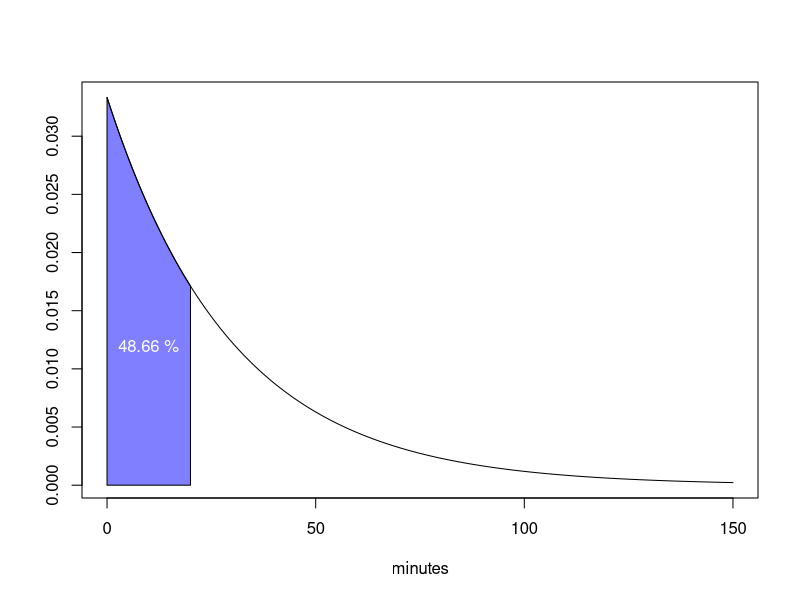

Generate this figure with R: (Note: a time limit stopped this script after it produced the figure.)
## ---- chunk 1
knitr::opts_chunk$set(echo = TRUE)
## ---- chunk 2
flip_coins <- function(n, p) {
  flips <- integer()
  
  for (i in 1:n) {
    flips[i] <- sample(c(0, 1), 1, prob = c(1 - p, p))
  }
	
  return (flips)
}   
## ---- chunk 3
n <- 3  
p <- 1/2
trials <- 100000

res <- replicate(trials, flip_coins(n = n, p = p))
x <- apply(res, 2, sum)
prob_x_1 <- length(x[x == 1]) / trials
expectation <- mean(x)

cat("P(X=1)=", prob_x_1, "\tE(X)=", expectation)
## ---- chunk 4
n <- 3  
p <- 3/4
trials <- 100000

res <- replicate(trials, flip_coins(n = n, p = p))
x <- apply(res, 2, sum)
prob_x_1 <- length(x[x == 1]) / trials
expectation <- mean(x)

cat("P(X=1)=", prob_x_1, "\tE(X)=", expectation)
## ---- chunk 5
pick_ace_std_deck <- function() {
  # We are going to consider the 4 suits of deck but skipping the jokers.
  # Also we are taking into account the next symbology for each suit:
    # c: clubs
    # d: diamonds
    # h: hearts
    # s: spades
  # and likewise
  # a: ace
  # j: jack
  # q: queen
  # k: king
  deck <- c("a_c", "2_c", "3_c", "4_c", "5_c", "6_c", "7_c", "8_c", "9_c", "10_c", "j_c", "q_c", "k_c",
                            "a_d", "2_d", "3_d", "4_d", "5_d", "6_d", "7_d", "8_d", "9_d", "10_d", "j_d", "q_d", "k_d",
                            "a_h", "2_h", "3_h", "4_h", "5_h", "6_h", "7_h", "8_h", "9_h", "10_h", "j_h", "q_h", "k_h",
                            "a_s", "2_s", "3_s", "4_s", "5_s", "6_s", "7_s", "8_s", "9_s", "10_s", "j_s", "q_s", "k_s")
  total_cards <- length(deck)
  picked_cards <- character()
  ace <- FALSE
  i <- 1
  
  while (ace == FALSE) {
    picked_cards[i] <- sample(deck, 1, prob = rep(c(1 / total_cards), total_cards))
    if (substr(picked_cards[i], 1, 1) == "a")
      ace <- TRUE
    else
      i <- i + 1
  }
  #print(picked_cards)
  
  return(i)
}
## ---- chunk 6
trials <- 100000
res <- replicate(trials, pick_ace_std_deck())
cards_required_mean <- mean(res)
cards_required_var <- var(res)

cat("Mean=", cards_required_mean, "\tVariance=", cards_required_var)
## ---- chunk 7
n <- 1000000 # number of observations
ari_mean <- 30
rate <- 1 / ari_mean

set.seed(1)
rand_gen_exp <- rexp(n, rate)
prob_x_20 <- length(rand_gen_exp[rand_gen_exp <= 20]) / n

cat("P(X<=20) =", prob_x_20)
## ---- chunk 8
exp_area <- function(rate, lb, ub, acolor = "lightgray") {
    x <- seq(0, 150, 0.01) 
    
    if (missing(lb)) {
       lb <- min(x)
    }
    if (missing(ub)) {
        ub <- max(x)
    }

    x2 <- seq(lb, ub, length = 100)    
    plot(x, dexp(x, rate = rate), type = "n", xlab = "minutes", ylab = "")
   
    y <- dexp(x2, rate = rate)
    polygon(c(lb, x2, ub), c(0, y, 0), col = acolor)
    lines(x, dexp(x, rate = rate), type = "l")
}

# Calculate exact probability
exact_prob_x_20 <- pexp(20, rate = 1 / ari_mean)
percentage <- round(exact_prob_x_20 * 100, 2)

# Plotting the distribution
exp_area(rate, lb = 0, ub = 20, acolor = rgb(0, 0, 1, alpha = 0.5))
text(10, 0.012, paste(as.character(percentage) ,"%"), col = "white", cex = 1)
## ---- chunk 9
# gamblersruin.R
# Example 1.11

# gamble(k, n, p)
  #   k: Gambler's initial state
  #   n: Gambler plays until either $n or Ruin
  #   p: Probability of winning $1 at each play
  #   Function returns 1 if gambler is eventually ruined
  #                    returns 0 if gambler eventually wins $n
  
gamble <- function(k, n, p, goal) {
  
	stake <- k
	reach_goal <- FALSE
	i <- 1
	
	while (stake > 0 & stake < n) {
		bet <- sample(c(-1, 1), 1, prob = c(1 - p, p))
		stake <- stake + bet
		if (stake == 100)
		  reach_goal = TRUE
		i <- i + 1
	}
	
	if (stake == 0) 
	   return(list(1, reach_goal)) 
	else 
	  return(list(0, reach_goal))
}   

k <- 60
n <-  500 # Let's assign a big number to represent that the rival has so much money 
p <- 0.50
goal <- 100
trials <- 1000

res <- replicate(trials, gamble(k, n, p, goal))
res_reach_goal <- res[2, res[1,] == 1 & res[2,] == TRUE]
prob_reach_goal <- length(res_reach_goal) / trials

cat("The probability of reaching the goal of $", goal, "before lossing everything is", prob_reach_goal, ", with p =", p)
## ---- chunk 10
k <- 60
n <-  500 # Let's assign a big number to represent that the rival has so much money 
p <- 0.51
goal <- 100
trials <- 1000

res <- replicate(trials, gamble(k, n, p, goal))
res_reach_goal <- res[2, res[1,] == 1 & res[2,] == TRUE]
prob_reach_goal <- length(res_reach_goal) / trials

cat("The probability of reaching the goal of $", goal, "before lossing everything is", prob_reach_goal, ", with p =", p)
## ---- chunk 11
 # SIR model
 # SIR(S0, I0, p)
   # S0 : Initial susceptible population
   # I0 : Initial infected population
   # p  : Probability of getting infected

SIR<- function(S0, I0, p){
  
  S0_aux <- S0
  I0_aux <- I0
  
  r1 <- list()
  X <- list()
  Y <- list()
  W <- list()
  i <- 1
  
  while (S0 > 0){
    C <- rbinom(S0, I0, p)
    I1 <- length(C[C > 0]) 
    S0 <- S0 - I1
    I0 <- I0 + I1
    X[i] <- S0
    Y[i] <- I0
    W[i] <- I1
    i <- i + 1
  }
  
  r1<- list()
  r1[[1]]<- X
  r1[[2]]<- Y
  r1[[3]]<- W
  
  W_aux <- unlist(W)
  time_limit <- length(W_aux)
  infected_limit <- max(W_aux)
  title <- paste("Susceptible: ", S0_aux, ",    Infected: ", I0_aux, ",    Prob: ", p)
  plot(W_aux, xlab="Time (t)", ylab= "Infected number", 
       cex=1, type="o", xlim=c(0, time_limit), ylim=c(0, infected_limit), lty="solid",
       xaxp=c(0, time_limit, time_limit), yaxp=c(0, infected_limit, 10),
       main = title)
  
  return(r1)  
}
## ---- chunk 12
S0_vector <- c(1000, 10000, 100000)
I0_vector <- c(3, 30, 300)
p_vector <- c(0.0001, 0.001)

for (i in 1:3) {
  for (j in 1:3) {
    for (k in 1:2) {
      SIR(S0_vector[i], I0_vector[j], p_vector[k])
    }
  }
}
## ---- chunk 13
n <- 1000000
a <- 0
b <- 3

set.seed(1)
rand_lambda <- runif(n, min = a, max = b)
accidents <- rpois(n, rand_lambda)

hist(accidents, breaks = 18, freq = FALSE)

accidents_mean <- mean(accidents)
accidents_var <- var(accidents)

cat("Mean=", accidents_mean, "\tVariance=", accidents_var)
